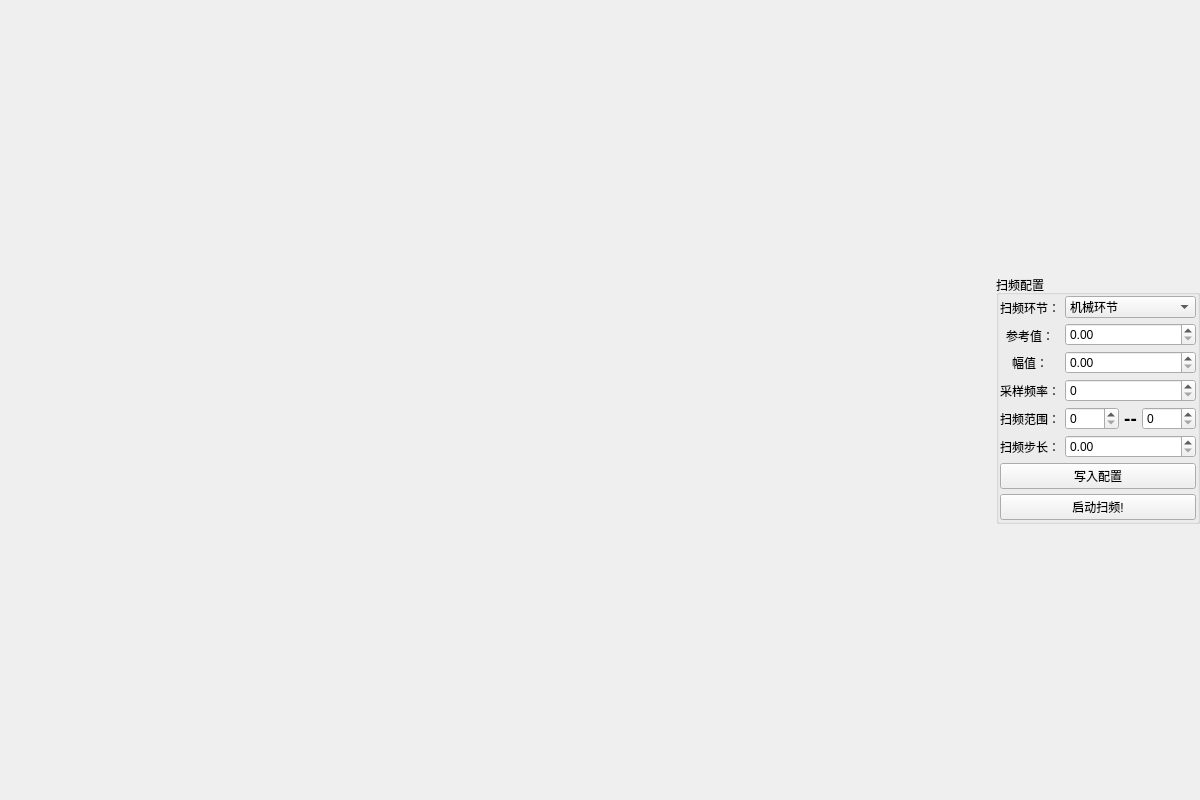
<?xml version="1.0" encoding="UTF-8"?>
<ui version="4.0">
 <class>SweepingWindow</class>
 <widget class="QMainWindow" name="SweepingWindow">
  <property name="geometry">
   <rect>
    <x>0</x>
    <y>0</y>
    <width>1200</width>
    <height>800</height>
   </rect>
  </property>
  <property name="windowTitle">
   <string>扫频</string>
  </property>
  <property name="windowIcon">
   <iconset resource="../../icon.qrc">
    <normaloff>:/icon/res/icon/sweeping.png</normaloff>:/icon/res/icon/sweeping.png</iconset>
  </property>
  <widget class="QWidget" name="centralwidget">
   <layout class="QHBoxLayout" name="horizontalLayout_3">
    <property name="spacing">
     <number>3</number>
    </property>
    <property name="leftMargin">
     <number>0</number>
    </property>
    <property name="topMargin">
     <number>0</number>
    </property>
    <property name="rightMargin">
     <number>0</number>
    </property>
    <property name="bottomMargin">
     <number>0</number>
    </property>
    <item>
     <widget class="AmAndPhGraph" name="bode" native="true"/>
    </item>
    <item>
     <widget class="QGroupBox" name="configGroupBox">
      <property name="sizePolicy">
       <sizepolicy hsizetype="Maximum" vsizetype="Maximum">
        <horstretch>0</horstretch>
        <verstretch>0</verstretch>
       </sizepolicy>
      </property>
      <property name="title">
       <string>扫频配置</string>
      </property>
      <layout class="QVBoxLayout" name="verticalLayout_4">
       <property name="spacing">
        <number>5</number>
       </property>
       <property name="leftMargin">
        <number>1</number>
       </property>
       <property name="topMargin">
        <number>1</number>
       </property>
       <property name="rightMargin">
        <number>1</number>
       </property>
       <property name="bottomMargin">
        <number>1</number>
       </property>
       <item>
        <layout class="QHBoxLayout" name="horizontalLayout_2">
         <item>
          <layout class="QVBoxLayout" name="verticalLayout_3">
           <item>
            <widget class="QLabel" name="runModeLbl">
             <property name="text">
              <string>扫频环节：</string>
             </property>
             <property name="alignment">
              <set>Qt::AlignCenter</set>
             </property>
            </widget>
           </item>
           <item>
            <widget class="QLabel" name="refLbl">
             <property name="text">
              <string>参考值：</string>
             </property>
             <property name="alignment">
              <set>Qt::AlignCenter</set>
             </property>
            </widget>
           </item>
           <item>
            <widget class="QLabel" name="amLbl">
             <property name="text">
              <string>幅值：</string>
             </property>
             <property name="alignment">
              <set>Qt::AlignCenter</set>
             </property>
            </widget>
           </item>
           <item>
            <widget class="QLabel" name="sampleFreqLbl">
             <property name="text">
              <string>采样频率：</string>
             </property>
             <property name="alignment">
              <set>Qt::AlignCenter</set>
             </property>
            </widget>
           </item>
           <item>
            <widget class="QLabel" name="freqRangeLbl">
             <property name="text">
              <string>扫频范围：</string>
             </property>
             <property name="alignment">
              <set>Qt::AlignCenter</set>
             </property>
            </widget>
           </item>
           <item>
            <widget class="QLabel" name="sweepStepLbl">
             <property name="text">
              <string>扫频步长：</string>
             </property>
             <property name="alignment">
              <set>Qt::AlignCenter</set>
             </property>
            </widget>
           </item>
          </layout>
         </item>
         <item>
          <layout class="QVBoxLayout" name="verticalLayout_2">
           <item>
            <widget class="QComboBox" name="runModeComboBox">
             <property name="maxCount">
              <number>2</number>
             </property>
             <item>
              <property name="text">
               <string>机械环节</string>
              </property>
             </item>
             <item>
              <property name="text">
               <string>电磁环节</string>
              </property>
             </item>
            </widget>
           </item>
           <item>
            <widget class="QDoubleSpinBox" name="refDoubleSpinBox"/>
           </item>
           <item>
            <widget class="QDoubleSpinBox" name="amDoubleSpinBox"/>
           </item>
           <item>
            <widget class="QSpinBox" name="freqRangeMinSpinBox_2">
             <property name="maximum">
              <number>10000</number>
             </property>
            </widget>
           </item>
           <item>
            <layout class="QHBoxLayout" name="horizontalLayout">
             <item>
              <widget class="QSpinBox" name="freqRangeMinSpinBox">
               <property name="maximum">
                <number>1000</number>
               </property>
              </widget>
             </item>
             <item>
              <widget class="QLabel" name="label">
               <property name="sizePolicy">
                <sizepolicy hsizetype="Maximum" vsizetype="Preferred">
                 <horstretch>0</horstretch>
                 <verstretch>0</verstretch>
                </sizepolicy>
               </property>
               <property name="font">
                <font>
                 <pointsize>14</pointsize>
                 <weight>75</weight>
                 <bold>true</bold>
                </font>
               </property>
               <property name="text">
                <string>--</string>
               </property>
               <property name="alignment">
                <set>Qt::AlignCenter</set>
               </property>
              </widget>
             </item>
             <item>
              <widget class="QSpinBox" name="freqRangeMaxSpinBox">
               <property name="maximum">
                <number>1000</number>
               </property>
              </widget>
             </item>
            </layout>
           </item>
           <item>
            <widget class="QDoubleSpinBox" name="sweepStepDoubleSpinBox"/>
           </item>
          </layout>
         </item>
        </layout>
       </item>
       <item>
        <layout class="QVBoxLayout" name="verticalLayout">
         <item>
          <widget class="QPushButton" name="pushButton">
           <property name="text">
            <string>写入配置</string>
           </property>
           <property name="icon">
            <iconset resource="../../icon.qrc">
             <normaloff>:/icon/res/icon/write.png</normaloff>:/icon/res/icon/write.png</iconset>
           </property>
          </widget>
         </item>
         <item>
          <widget class="QPushButton" name="startButton">
           <property name="text">
            <string>启动扫频!</string>
           </property>
           <property name="icon">
            <iconset resource="../../icon.qrc">
             <normaloff>:/icon/res/icon/start.png</normaloff>:/icon/res/icon/start.png</iconset>
           </property>
          </widget>
         </item>
        </layout>
       </item>
      </layout>
     </widget>
    </item>
   </layout>
  </widget>
 </widget>
 <customwidgets>
  <customwidget>
   <class>AmAndPhGraph</class>
   <extends>QWidget</extends>
   <header>amplitudeAndPhaseGraph\amandphgraph.h</header>
   <container>1</container>
  </customwidget>
 </customwidgets>
 <resources>
  <include location="../../icon.qrc"/>
 </resources>
 <connections/>
</ui>
